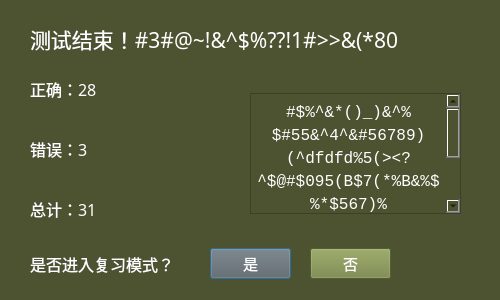
<?xml version="1.0" encoding="UTF-8"?>
<ui version="4.0">
 <class>TranWordReview</class>
 <widget class="QDialog" name="TranWordReview">
  <property name="geometry">
   <rect>
    <x>0</x>
    <y>0</y>
    <width>500</width>
    <height>300</height>
   </rect>
  </property>
  <property name="minimumSize">
   <size>
    <width>500</width>
    <height>300</height>
   </size>
  </property>
  <property name="maximumSize">
   <size>
    <width>500</width>
    <height>300</height>
   </size>
  </property>
  <property name="windowTitle">
   <string>测试结束！</string>
  </property>
  <property name="styleSheet">
   <string notr="true">background-color: rgb(77, 83, 49);</string>
  </property>
  <widget class="QLabel" name="labelRight">
   <property name="geometry">
    <rect>
     <x>30</x>
     <y>73</y>
     <width>191</width>
     <height>31</height>
    </rect>
   </property>
   <property name="font">
    <font>
     <family>等线</family>
     <pointsize>12</pointsize>
    </font>
   </property>
   <property name="styleSheet">
    <string notr="true">color: rgb(255, 255, 255);</string>
   </property>
   <property name="text">
    <string>正确：28</string>
   </property>
  </widget>
  <widget class="QLabel" name="labelTitle">
   <property name="geometry">
    <rect>
     <x>30</x>
     <y>23</y>
     <width>391</width>
     <height>31</height>
    </rect>
   </property>
   <property name="font">
    <font>
     <family>等线</family>
     <pointsize>16</pointsize>
    </font>
   </property>
   <property name="styleSheet">
    <string notr="true">color: rgb(255, 255, 255);</string>
   </property>
   <property name="text">
    <string>测试结束！#3#@~!&amp;^$%??!1#&gt;&gt;&amp;(*80</string>
   </property>
  </widget>
  <widget class="QLabel" name="labelWrong">
   <property name="geometry">
    <rect>
     <x>30</x>
     <y>133</y>
     <width>191</width>
     <height>31</height>
    </rect>
   </property>
   <property name="font">
    <font>
     <family>等线</family>
     <pointsize>12</pointsize>
    </font>
   </property>
   <property name="styleSheet">
    <string notr="true">color: rgb(255, 255, 255);</string>
   </property>
   <property name="text">
    <string>错误：3</string>
   </property>
  </widget>
  <widget class="QPushButton" name="pushButtonYes">
   <property name="geometry">
    <rect>
     <x>210</x>
     <y>248</y>
     <width>81</width>
     <height>31</height>
    </rect>
   </property>
   <property name="font">
    <font>
     <family>等线</family>
     <pointsize>11</pointsize>
    </font>
   </property>
   <property name="styleSheet">
    <string notr="true">background-color: rgb(100, 100, 100);
color: rgb(255, 255, 255);</string>
   </property>
   <property name="text">
    <string>是</string>
   </property>
  </widget>
  <widget class="QLabel" name="labelReview">
   <property name="geometry">
    <rect>
     <x>30</x>
     <y>248</y>
     <width>161</width>
     <height>31</height>
    </rect>
   </property>
   <property name="font">
    <font>
     <family>等线</family>
     <pointsize>12</pointsize>
    </font>
   </property>
   <property name="styleSheet">
    <string notr="true">color: rgb(255, 255, 255);</string>
   </property>
   <property name="text">
    <string>是否进入复习模式？</string>
   </property>
  </widget>
  <widget class="QPushButton" name="pushButtonNo">
   <property name="geometry">
    <rect>
     <x>310</x>
     <y>248</y>
     <width>81</width>
     <height>31</height>
    </rect>
   </property>
   <property name="font">
    <font>
     <family>等线</family>
     <pointsize>11</pointsize>
    </font>
   </property>
   <property name="styleSheet">
    <string notr="true">background-color: rgb(117, 133, 67);
color: rgb(255, 255, 255);</string>
   </property>
   <property name="text">
    <string>否</string>
   </property>
  </widget>
  <widget class="QTextBrowser" name="textBrowser">
   <property name="geometry">
    <rect>
     <x>250</x>
     <y>93</y>
     <width>211</width>
     <height>121</height>
    </rect>
   </property>
   <property name="font">
    <font>
     <family>Consolas</family>
     <pointsize>12</pointsize>
    </font>
   </property>
   <property name="styleSheet">
    <string notr="true">color: rgb(255, 255, 255);</string>
   </property>
   <property name="html">
    <string>&lt;!DOCTYPE HTML PUBLIC &quot;-//W3C//DTD HTML 4.0//EN&quot; &quot;http://www.w3.org/TR/REC-html40/strict.dtd&quot;&gt;
&lt;html&gt;&lt;head&gt;&lt;meta name=&quot;qrichtext&quot; content=&quot;1&quot; /&gt;&lt;style type=&quot;text/css&quot;&gt;
p, li { white-space: pre-wrap; }
&lt;/style&gt;&lt;/head&gt;&lt;body style=&quot; font-family:'Consolas'; font-size:12pt; font-weight:400; font-style:normal;&quot;&gt;
&lt;p align=&quot;center&quot; style=&quot; margin-top:0px; margin-bottom:0px; margin-left:0px; margin-right:0px; -qt-block-indent:0; text-indent:0px;&quot;&gt;#$%^&amp;amp;*()_)&amp;amp;^%$#55&amp;amp;^4^&amp;amp;#56789)(^dfdfd%5(&amp;gt;&amp;lt;?^$@#$095(B$7(*%B&amp;amp;%$%*$567)%$567&amp;gt;&amp;lt;$5*(。&amp;lt;56(*6678o54tyuio[/]p;Y&amp;amp;*^^90#$%^&amp;amp;*(98&amp;amp;^%$#@#$%^&amp;amp;&lt;/p&gt;&lt;/body&gt;&lt;/html&gt;</string>
   </property>
  </widget>
  <widget class="QLabel" name="labelTotal">
   <property name="geometry">
    <rect>
     <x>30</x>
     <y>193</y>
     <width>191</width>
     <height>31</height>
    </rect>
   </property>
   <property name="font">
    <font>
     <family>等线</family>
     <pointsize>12</pointsize>
    </font>
   </property>
   <property name="styleSheet">
    <string notr="true">color: rgb(255, 255, 255);</string>
   </property>
   <property name="text">
    <string>总计：31</string>
   </property>
  </widget>
 </widget>
 <resources/>
 <connections/>
</ui>
